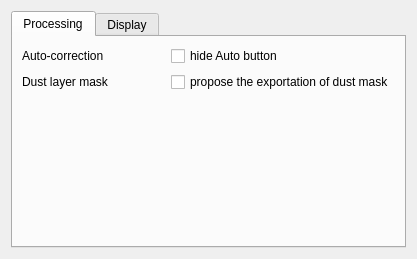
<?xml version="1.0" encoding="UTF-8"?>
<ui version="4.0">
 <class>PrefsDialog</class>
 <widget class="QDialog" name="PrefsDialog">
  <property name="windowModality">
   <enum>Qt::NonModal</enum>
  </property>
  <property name="geometry">
   <rect>
    <x>0</x>
    <y>0</y>
    <width>417</width>
    <height>259</height>
   </rect>
  </property>
  <property name="windowTitle">
   <string>Preferences</string>
  </property>
  <property name="windowIcon">
   <iconset resource="../tamanoir.qrc">
    <normaloff>:/icon/tamanoir32.png</normaloff>:/icon/tamanoir32.png</iconset>
  </property>
  <property name="toolTip">
   <string>Tamanoir preferences</string>
  </property>
  <property name="modal">
   <bool>false</bool>
  </property>
  <layout class="QVBoxLayout" name="verticalLayout">
   <item>
    <widget class="QTabWidget" name="tabWidget">
     <property name="currentIndex">
      <number>0</number>
     </property>
     <widget class="QWidget" name="processingTab">
      <property name="toolTip">
       <string>Processing options</string>
      </property>
      <attribute name="title">
       <string>Processing</string>
      </attribute>
      <layout class="QGridLayout" name="gridLayout_2">
       <item row="1" column="0">
        <widget class="QLabel" name="label_3">
         <property name="text">
          <string>Dust layer mask</string>
         </property>
        </widget>
       </item>
       <item row="1" column="1">
        <widget class="QCheckBox" name="exportLayerCheckBox">
         <property name="text">
          <string>propose the exportation of dust mask</string>
         </property>
        </widget>
       </item>
       <item row="2" column="0">
        <spacer name="verticalSpacer_2">
         <property name="orientation">
          <enum>Qt::Vertical</enum>
         </property>
         <property name="sizeHint" stdset="0">
          <size>
           <width>20</width>
           <height>40</height>
          </size>
         </property>
        </spacer>
       </item>
       <item row="0" column="0">
        <widget class="QLabel" name="label_2">
         <property name="text">
          <string>Auto-correction</string>
         </property>
        </widget>
       </item>
       <item row="0" column="1">
        <widget class="QCheckBox" name="hideAutoCheckBox">
         <property name="enabled">
          <bool>true</bool>
         </property>
         <property name="toolTip">
          <string>Display the Auto button to process the whole picture without asking the user</string>
         </property>
         <property name="text">
          <string>hide Auto button</string>
         </property>
         <property name="checked">
          <bool>false</bool>
         </property>
        </widget>
       </item>
      </layout>
     </widget>
     <widget class="QWidget" name="displayTab">
      <property name="toolTip">
       <string>Display options</string>
      </property>
      <attribute name="title">
       <string>Display</string>
      </attribute>
      <layout class="QGridLayout" name="gridLayout">
       <item row="0" column="0">
        <widget class="QLabel" name="label">
         <property name="text">
          <string>Style/theme</string>
         </property>
        </widget>
       </item>
       <item row="0" column="1">
        <widget class="QComboBox" name="styleComboBox">
         <item>
          <property name="text">
           <string>Default (system)</string>
          </property>
         </item>
         <item>
          <property name="text">
           <string>Gray</string>
          </property>
         </item>
        </widget>
       </item>
       <item row="2" column="0">
        <spacer name="verticalSpacer">
         <property name="orientation">
          <enum>Qt::Vertical</enum>
         </property>
         <property name="sizeHint" stdset="0">
          <size>
           <width>20</width>
           <height>40</height>
          </size>
         </property>
        </spacer>
       </item>
      </layout>
     </widget>
    </widget>
   </item>
  </layout>
 </widget>
 <resources>
  <include location="../tamanoir.qrc"/>
 </resources>
 <connections/>
</ui>
